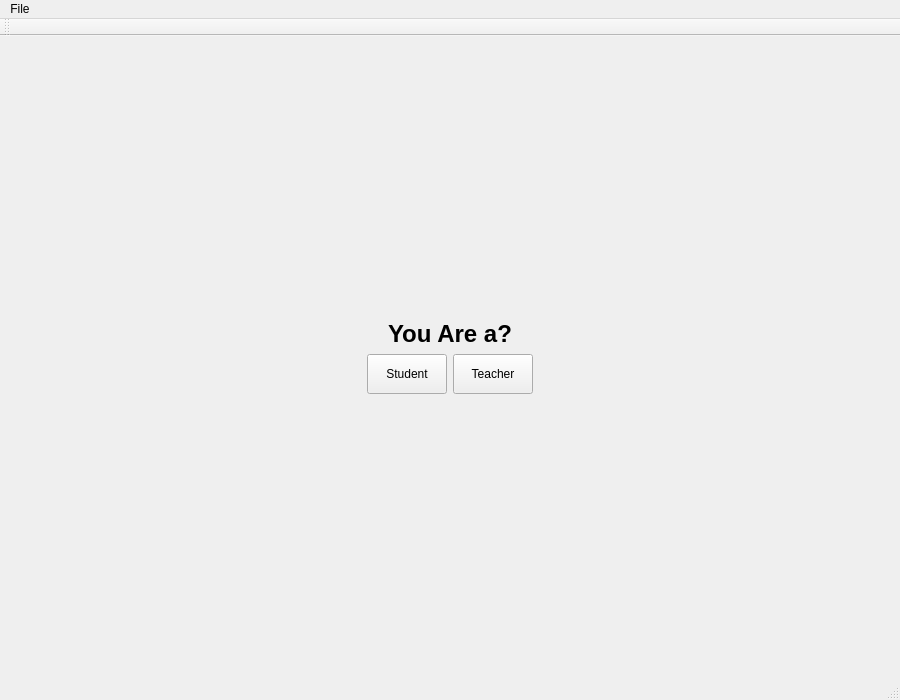
<?xml version="1.0" encoding="UTF-8"?>
<ui version="4.0">
 <class>Kuizu</class>
 <widget class="QMainWindow" name="Kuizu">
  <property name="windowModality">
   <enum>Qt::WindowModal</enum>
  </property>
  <property name="geometry">
   <rect>
    <x>0</x>
    <y>0</y>
    <width>900</width>
    <height>700</height>
   </rect>
  </property>
  <property name="windowTitle">
   <string>Kuizu</string>
  </property>
  <widget class="QWidget" name="centralWidget">
   <layout class="QGridLayout" name="gridLayout">
    <item row="0" column="2">
     <spacer name="verticalSpacer">
      <property name="orientation">
       <enum>Qt::Vertical</enum>
      </property>
      <property name="sizeHint" stdset="0">
       <size>
        <width>20</width>
        <height>80</height>
       </size>
      </property>
     </spacer>
    </item>
    <item row="0" column="1">
     <spacer name="verticalSpacer_3">
      <property name="orientation">
       <enum>Qt::Vertical</enum>
      </property>
      <property name="sizeHint" stdset="0">
       <size>
        <width>20</width>
        <height>40</height>
       </size>
      </property>
     </spacer>
    </item>
    <item row="2" column="1">
     <widget class="QPushButton" name="pushButton_student">
      <property name="minimumSize">
       <size>
        <width>80</width>
        <height>40</height>
       </size>
      </property>
      <property name="maximumSize">
       <size>
        <width>160</width>
        <height>80</height>
       </size>
      </property>
      <property name="text">
       <string>Student</string>
      </property>
     </widget>
    </item>
    <item row="3" column="2">
     <spacer name="verticalSpacer_2">
      <property name="orientation">
       <enum>Qt::Vertical</enum>
      </property>
      <property name="sizeHint" stdset="0">
       <size>
        <width>20</width>
        <height>79</height>
       </size>
      </property>
     </spacer>
    </item>
    <item row="3" column="1">
     <spacer name="verticalSpacer_4">
      <property name="orientation">
       <enum>Qt::Vertical</enum>
      </property>
      <property name="sizeHint" stdset="0">
       <size>
        <width>20</width>
        <height>40</height>
       </size>
      </property>
     </spacer>
    </item>
    <item row="2" column="2">
     <widget class="QPushButton" name="pushButton_teacher">
      <property name="minimumSize">
       <size>
        <width>80</width>
        <height>40</height>
       </size>
      </property>
      <property name="maximumSize">
       <size>
        <width>160</width>
        <height>80</height>
       </size>
      </property>
      <property name="text">
       <string>Teacher</string>
      </property>
     </widget>
    </item>
    <item row="2" column="3">
     <spacer name="horizontalSpacer_4">
      <property name="orientation">
       <enum>Qt::Horizontal</enum>
      </property>
      <property name="sizeHint" stdset="0">
       <size>
        <width>40</width>
        <height>20</height>
       </size>
      </property>
     </spacer>
    </item>
    <item row="2" column="0">
     <spacer name="horizontalSpacer_3">
      <property name="orientation">
       <enum>Qt::Horizontal</enum>
      </property>
      <property name="sizeHint" stdset="0">
       <size>
        <width>40</width>
        <height>20</height>
       </size>
      </property>
     </spacer>
    </item>
    <item row="1" column="1" colspan="2">
     <widget class="QLabel" name="label">
      <property name="text">
       <string>&lt;center&gt;&lt;h1&gt;You Are a?&lt;/h1&gt;&lt;/center&gt;</string>
      </property>
     </widget>
    </item>
   </layout>
  </widget>
  <widget class="QMenuBar" name="menuBar">
   <property name="geometry">
    <rect>
     <x>0</x>
     <y>0</y>
     <width>900</width>
     <height>20</height>
    </rect>
   </property>
   <widget class="QMenu" name="menuFile">
    <property name="title">
     <string>File</string>
    </property>
    <addaction name="actionExit"/>
   </widget>
   <addaction name="menuFile"/>
  </widget>
  <widget class="QToolBar" name="mainToolBar">
   <attribute name="toolBarArea">
    <enum>TopToolBarArea</enum>
   </attribute>
   <attribute name="toolBarBreak">
    <bool>false</bool>
   </attribute>
  </widget>
  <widget class="QStatusBar" name="statusBar"/>
  <action name="actionExit">
   <property name="text">
    <string>Exit</string>
   </property>
  </action>
 </widget>
 <layoutdefault spacing="6" margin="11"/>
 <resources/>
 <connections/>
</ui>
